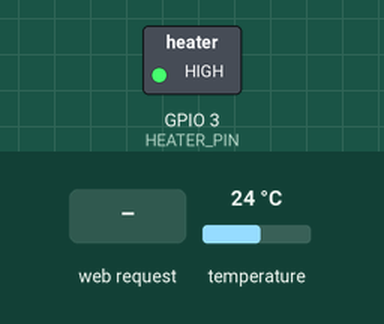
Recording of a sketch running on a simulated ESP8266 (NodeMCU). Parts: switched loads named in the sketch (green lamp = pin HIGH). Inputs (shaded band) come from the test bench; at power-on: temperature 24 °C. What the sketch prints to the serial monitor is not drawn.

Above: at 1.3 s.
1.4 s: HTTP request GET /start_ota_update received
At 2.1 s:
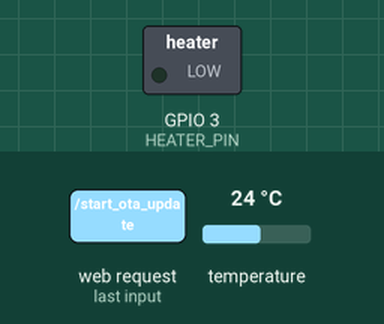
Timing chart, 0 to 4.4 s (numbered marks = the images above; inputs shaded):
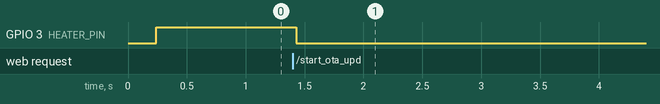

The sketch:

ESP8266_simple_termostat.ino
```cpp
#include <OneWire.h>
#include <DallasTemperature.h>
#include <ESP8266WiFi.h>
#include <ESP8266WebServer.h>
#include <WiFiClient.h>
#include <DNSServer.h>
#include <ArduinoOTA.h>

#define ONE_WIRE_BUS  2
#define HEATER_PIN    3   // UART RX
#define target        120
#define DNS_PORT      53

OneWire oneWire(ONE_WIRE_BUS);
DallasTemperature sensor(&oneWire);
// arrays to hold device address
DeviceAddress insideThermometer;
static DNSServer dnsServer;
static ESP8266WebServer server(80);
static IPAddress apIP(192, 168, 4, 1);
float tempC = 0;
static bool updateStartedFlag = false;

static String html1 = "<!DOCTYPE HTML><html><head><title>Thermostat</title></head><body style=\"background-color:black;\"><center><p style=\"font-size:25vw;color:#FFC300;margin:0;\">";
static String html2 = "<span>&#8451;</span></p></center><script>setInterval(function(){location.reload();},3000);</script></body></html>";


void OTA_init() {

  // Port defaults to 8266
  // ArduinoOTA.setPort(8266);
  ArduinoOTA.setHostname("PLA_thermostat");

  ArduinoOTA.onStart([]() {
    String type;
    if (ArduinoOTA.getCommand() == U_FLASH)
      type = "sketch";
    else // U_SPIFFS
      type = "filesystem";
  });
  ArduinoOTA.onEnd([]() {
    updateStartedFlag = false;
  });
  ArduinoOTA.onProgress([](unsigned int progress, unsigned int total) {

  });
  ArduinoOTA.onError([](ota_error_t error) {
    Serial.print("Error: ");
    Serial.println(error);
    if (error == OTA_AUTH_ERROR) Serial.println("Auth Failed");
    else if (error == OTA_BEGIN_ERROR) Serial.println("Begin Failed");
    else if (error == OTA_CONNECT_ERROR) Serial.println("Connect Failed");
    else if (error == OTA_RECEIVE_ERROR) Serial.println("Receive Failed");
    else if (error == OTA_END_ERROR) Serial.println("End Failed");
  });
  ArduinoOTA.begin();

  updateStartedFlag = true;
}

void handleRoot() {
  server.send(200, "text/html", html1 + String(tempC, 1) + html2);
}

void handleNotFound(){
  server.send(404, "text/plain", "404: Not found");
}

static void startOtaUpdate(void){
  OTA_init();
}

// function to print a device address
void printAddress(DeviceAddress deviceAddress)
{
  for (uint8_t i = 0; i < 8; i++)
  {
    if (deviceAddress[i] < 16) Serial.print("0");
    Serial.print(deviceAddress[i], HEX);
  }
}

void setup(void)
{
  delay(100);
//  Serial.begin(115200);
  sensor.begin();

  // Prepare the sensor
  Serial.print("Found ");
  Serial.print(sensor.getDeviceCount(), DEC);
  Serial.println(" devices.");
  Serial.print("Parasite power is: ");
  if (sensor.isParasitePowerMode()) Serial.println("ON");
  else Serial.println("OFF");
  if (!sensor.getAddress(insideThermometer, 0)) Serial.println("Unable to find address for Device 0");
  Serial.print("Device 0 Address: ");
  printAddress(insideThermometer);
  Serial.println();
  sensor.setResolution(insideThermometer, 9);
  Serial.print("Device 0 Resolution: ");
  Serial.print(sensor.getResolution(insideThermometer), DEC);
  Serial.println();


  Serial.print("Setting soft-AP ... ");
  boolean result = WiFi.softAP("PLA_thermostat", "");
  if(result == true)
  {
    Serial.println("Ready");
    /* if DNSServer is started with "*" for domain name, it will reply with provided IP to all DNS request */
    dnsServer.start(DNS_PORT, "*", apIP);
  }
  else
  {
    Serial.println("Failed!");
  }

  pinMode(HEATER_PIN, OUTPUT);

  server.on("/", handleRoot);
  server.on("/start_ota_update", startOtaUpdate);
  server.onNotFound(handleNotFound);
  server.begin();
}


void loop(void)
{
  if(updateStartedFlag){
    digitalWrite(HEATER_PIN, LOW);
    ArduinoOTA.handle();
  }else{
    sensor.requestTemperatures();
    tempC = sensor.getTempC(insideThermometer);

    if((tempC > (target + 1)) || (tempC < -30)){
       digitalWrite(HEATER_PIN, LOW);
    }if(tempC < (target - 1)){
       digitalWrite(HEATER_PIN, HIGH);
    }

    server.handleClient();

    dnsServer.processNextRequest();
  }
}
```

Measured:
- after the input at 1.4 s, GPIO 3 (HEATER_PIN): HIGH → LOW at once
